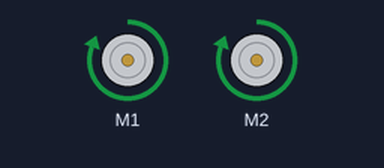
Recording of a sketch running on a simulated Arduino Uno, built with avr-gcc and run on an emulated ATmega328P. Parts: 2 × DC motor (green arrow = forward, orange = backward, longer = faster).

Above: at 5.0 s.
At 12.5 s:
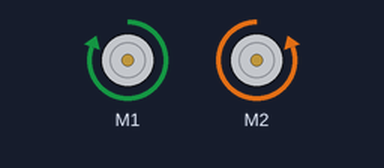
At 27.5 s:
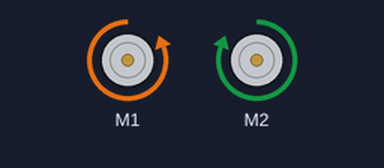
At 30.5 s:
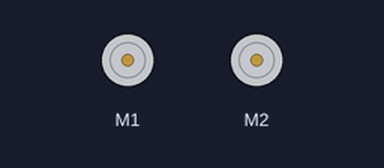
Timing chart, 0 to 40.3 s (numbered marks = the images above):
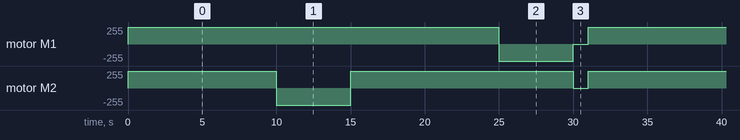

The sketch:

GOAL_ROUND_ROBOT.ino
```cpp
#include <AFMotor.h>

AF_DCMotor Motor1(1);
AF_DCMotor Motor2(2);

void setup()
{
}

void loop()
{
    Motor1.setSpeed(255);
    Motor2.setSpeed(255);
    Motor1.run(FORWARD);
    Motor2.run(FORWARD);
    delay(10000);
    //Motor1.run(BACKWARD);
    //Motor2.run(BACKWARD);
    //delay(1000);
    Motor1.run(FORWARD);
    Motor2.run(BACKWARD);
    delay(5000);
    Motor1.run(FORWARD);
    Motor2.run(FORWARD);
    delay(10000);
    Motor1.run(BACKWARD);
    Motor2.run(FORWARD);
    delay(5000);
    Motor1.setSpeed(0);
    Motor2.setSpeed(0);
    Motor1.run(BRAKE);
    Motor2.run(BRAKE);
    delay(1000);
}
```

Measured:
- by itself, motor M1: repeats every 31.0 s: backward 255/255 5.0 s, stopped 1.0 s, forward 255/255 25.0 s
- by itself, motor M2: repeats every 31.0 s: backward 255/255 5.0 s, forward 255/255 15.0 s, stopped 1.0 s, forward 255/255 10.0 s
